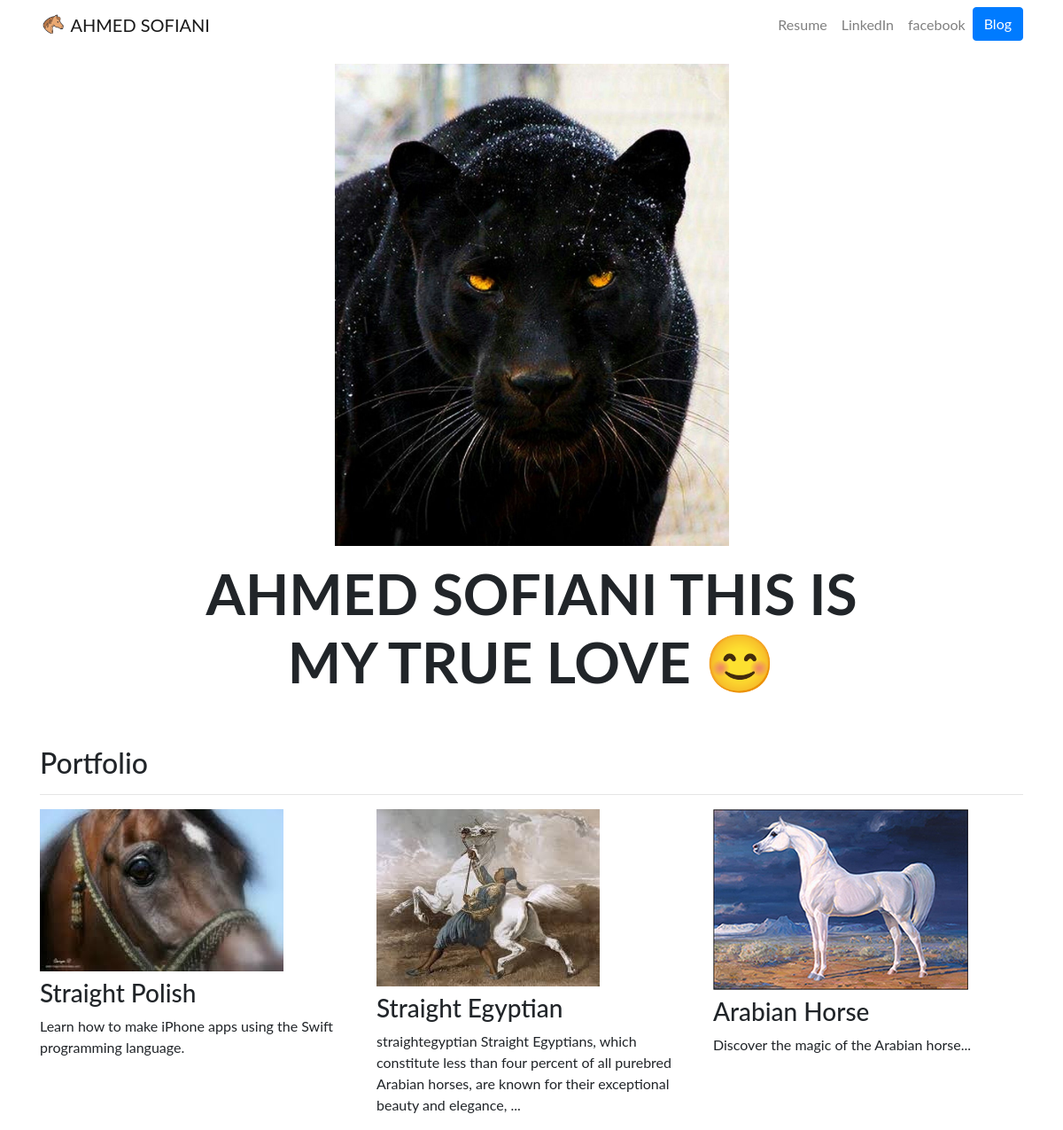
The page / on the database its author committed.
### portfolio/models.py (models this page shows, shortened)
class Project(models.Model):
    title = models.CharField(max_length=100)
    description = models.CharField(max_length=250)
    image = models.ImageField(upload_to='portfolio/images/')
    url = models.URLField(blank=True)

### portfolio/views.py (the view)
# urls.py: 2. Add a URL to urlpatterns:  path('', views.home, name='home')
def home(request):
    projects = Project.objects.all()
    return render(request, 'portfolio/home.html', {'projects':projects})

### portfolio/templates/portfolio/home.html
{% extends "portfolio/base.html" %}
{% load static %}
{% block content %}
<div class="row justify-content-center my-3">
  <div class="col-5">
    <img src="{% static 'portfolio/panther.jpg' %}" class="img-fluid">
  </div>
</div>
<div class="row justify-content-center mb-3">
  <div class="col-md-9 text-center">
    <h1 id="hometext" class="font-weight-bold">AHMED SOFIANI  THIS IS MY TRUE LOVE  😊</h1>
  </div>
</div>
<h2 class="mt-5">Portfolio</h2>
<hr>
<div class="row">
  {% for project in projects %}
  <div class="col-lg-4 col-md-6">
    {% if project.url %}
    <a href="{{ project.url }}">
      <img src="{{ project.image.url }}" class="img-fluid mb-2">
    </a>
    {% else %}
    <img src="{{ project.image.url }}" class="img-fluid mb-2">
    {% endif %}
    <h3>{{ project.title }}</h3>
    <p>{{ project.description }}</p>
  </div>
  {% endfor %}
</div>
{% endblock %}

### portfolio/templates/portfolio/base.html (shortened to what this page needs)
{% load static %}
<!doctype html>
<html lang="en">
<head>
  <link rel="stylesheet" href="https://stackpath.bootstrapcdn.com/bootstrap/4.4.1/css/bootstrap.min.css">
  <link rel="stylesheet" href="{% static "portfolio/custom.css" %}">
</head>
<body>
  <nav id="topNav" class="navbar navbar-expand-md navbar-light">
    <div class="container">
      <a class="navbar-brand" href="{% url 'home' %}">
        <img src="{% static "portfolio/logoHorse.png" %}" width="30" height="30" class="d-inline-block align-top" alt="Nick's Logo">
        <span>AHMED SOFIANI</span>
      </a>
      <div class="collapse navbar-collapse text-center" id="navbarNav">
        <ul class="navbar-nav ml-auto">
          <li class="nav-item">
            <a class="nav-link" href="{% static "portfolio/Bloodline_Arabian_Polish.pdf" %}">Resume</a>
          </li>
          <li class="nav-item">
            <a class="nav-link" href="https://www.linkedin.com/in/ahmed-sofiani/" target="_blank">LinkedIn</a>
          </li>
          <li class="nav-item">
            <a class="nav-link" href="https://www.facebook.com/ThePyramidSociety/" target="_blank">facebook</a>
          </li>
          <li>
            <a role="button" href="{% url 'blog:all_blogs' %}" class="btn btn-primary">Blog</a>
          </li>
        </ul>
      </div>
    </div>
  </nav>
  <div class="container">
    {% block content %}{% endblock %}
  </div>
</body>
</html>

### portfolio/static/portfolio/custom.css (style rules this page uses)
.navbar-nav .nav-link { color: green(0,0,0,1) !important; }
body { font-family: 'Lato', sans-serif; }
@media (min-width: 992px) { #hometext { font-size: 4rem; } }

### rows shown on the page
Project: image (picture), title "Straight Polish", description "Learn how to make iPhone apps using the Swift programming language."
Project: image (picture), title "Straight Egyptian", description "straightegyptian Straight Egyptians, which constitute less than four percent of all purebred Arabian horses, are known for their exceptional beauty and elegance, ..."
Project: image (picture), title "Arabian Horse", description "Discover the magic of the Arabian horse..."
